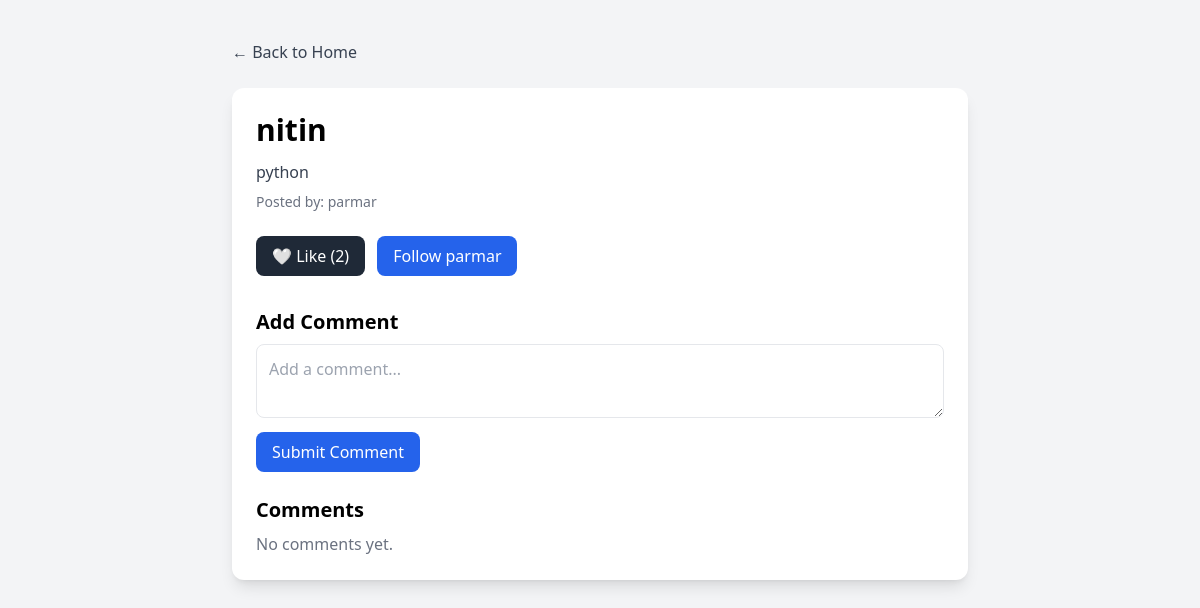
The app's page /post/4/ with its own data.
### insta/models.py (models this page shows, shortened)
class Post(models.Model):
    user = models.ForeignKey(settings.AUTH_USER_MODEL, on_delete=models.CASCADE)
    title = models.CharField(max_length=200)
    content = models.TextField()
    created_at = models.DateTimeField(auto_now_add=True)
    likes = models.ManyToManyField(settings.AUTH_USER_MODEL, related_name='liked_posts', blank=True)

### adminapp/models.py (models this page shows, shortened)
class User(AbstractUser):
    ROLE_CHOICES = (
        ('admin', 'Admin'),
        ('author', 'Author'),
        ('reader', 'Reader'),
    )
    role = models.CharField(max_length=10, choices=ROLE_CHOICES, default='reader')

### insta/views.py (the view, shortened to what this page needs)
# urls.py: path('post/<int:id>/', views.post_detail, name='post_detail'),
def post_detail(request, id):
    post = Post.objects.get(id=id)
    liked = False
    if request.user.is_authenticated:
        liked = request.user in post.likes.all()
    context = {'post': post, 'liked': liked}
    return render(request, 'post_detail.html', context)

### insta/templates/post_detail.html (shortened to what this page needs)
<!DOCTYPE html>
<html lang="en">
<head>
    <script src="https://cdn.tailwindcss.com"></script>
</head>
<body class="min-h-screen bg-gray-100 py-10">
    <div class="max-w-3xl mx-auto px-4">
        <a href="{% url 'insta:home' %}" class="inline-block mb-6 text-gray-700 hover:text-black">
            ← Back to Home
        </a>
        <article class="bg-white shadow-lg rounded-xl p-6">
            <h1 class="text-3xl font-bold">{{ post.title }}</h1>
            <p class="mt-3 text-gray-700">{{ post.content }}</p>
            <p class="mt-2 text-sm text-gray-500">Posted by: {{ post.user.username }}</p>
            <div class="mt-6 flex items-center gap-3">
                <a href="{% url 'insta:like' post.id %}">
                    {% if request.user in post.likes.all %}
                    <button class="bg-red-500 text-white px-4 py-2 rounded-lg">
                        ❤️ Unlike ({{ post.likes.count }})
                    </button>
                    {% else %}
                    <button class="bg-gray-800 text-white px-4 py-2 rounded-lg">
                        🤍 Like ({{ post.likes.count }})
                    </button>
                    {% endif %}
                </a>
                <a href="{% url 'insta:follow_toggle' post.user.id %}">
                    {% if is_following %}
                    <button class="bg-red-600 text-white px-4 py-2 rounded-lg">
                        Unfollow {{ post.user.username }}
                    </button>
                    {% else %}
                    <button class="bg-blue-600 text-white px-4 py-2 rounded-lg">
                        Follow {{ post.user.username }}
                    </button>
                    {% endif %}
                </a>
            </div>
            <h2 class="text-xl mt-8 font-semibold">Add Comment</h2>
            <form action="{% url 'insta:add_comment' post.id %}" method="POST" class="mt-2">
                <textarea name="comment" class="w-full border p-3 rounded-lg" placeholder="Add a comment..."></textarea>
                <button class="bg-blue-600 text-white px-4 py-2 rounded-lg mt-2">
                    Submit Comment
                </button>
            </form>
            <h2 class="text-xl font-semibold mt-6">Comments</h2>
            {% for c in post.comments.all %}
            <div class="border rounded p-3 mt-3 bg-gray-50">
                <p class="font-semibold">{{ c.user.username }}</p>
                <p>{{ c.text }}</p>
                {% if c.user == request.user %}
                <a href="{% url 'insta:edit_comment' c.id %}" class="text-blue-600 text-sm">Edit</a> |
                <a href="{% url 'insta:delete_comment' c.id %}" class="text-red-600 text-sm">Delete</a>
                <a href="{% url 'insta:post_detail' post.id %}">View Post</a>
                {% endif %}
            </div>
            {% empty %}
            <p class="text-gray-500 mt-2">No comments yet.</p>
            {% endfor %}
        </article>
    </div>
</body>
</html>

### records on screen
Post: title "nitin", content "python", user.username "parmar", likes.count "2"
